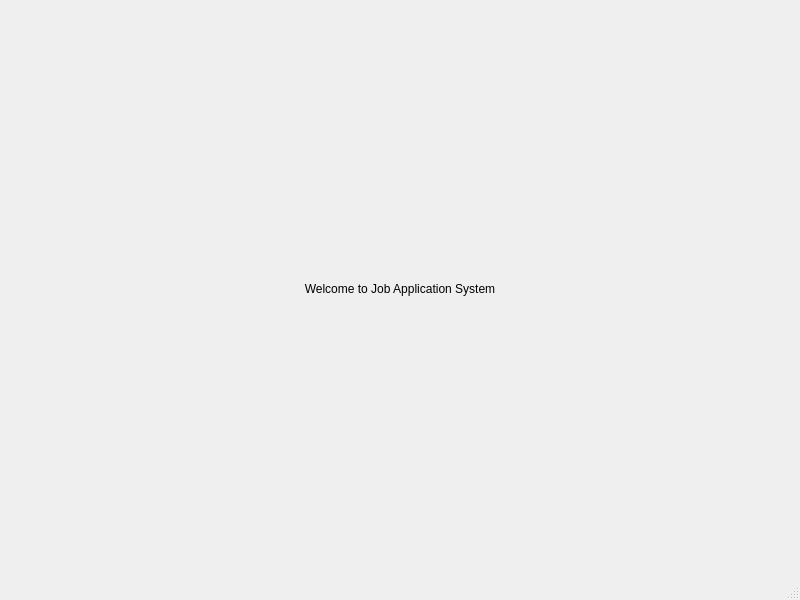
<?xml version="1.0" encoding="UTF-8"?>
<ui version="4.0">
 <class>MainWindow</class>
 <widget class="QMainWindow" name="MainWindow">
  <property name="geometry">
   <rect>
    <x>0</x>
    <y>0</y>
    <width>800</width>
    <height>600</height>
   </rect>
  </property>
  <property name="windowTitle">
   <string>Job Application System</string>
  </property>
  <widget class="QWidget" name="centralwidget">
   <layout class="QVBoxLayout" name="verticalLayout">
    <item>
     <widget class="QLabel" name="welcomeLabel">
      <property name="text">
       <string>Welcome to Job Application System</string>
      </property>
      <property name="alignment">
       <set>Qt::AlignCenter</set>
      </property>
     </widget>
    </item>
   </layout>
  </widget>
  <widget class="QMenuBar" name="menubar"/>
  <widget class="QStatusBar" name="statusbar"/>
 </widget>
 <resources/>
 <connections/>
</ui>
